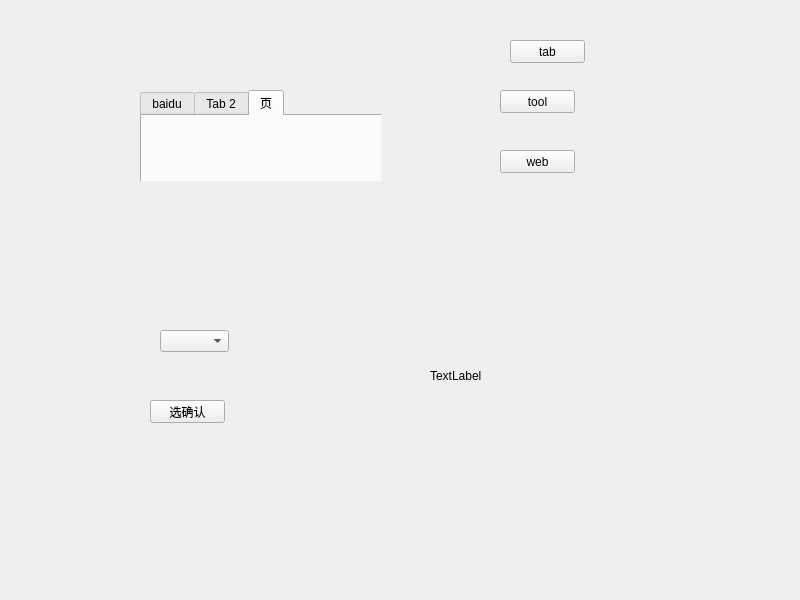
<?xml version="1.0" encoding="UTF-8"?>
<ui version="4.0">
 <class>Widget</class>
 <widget class="QWidget" name="Widget">
  <property name="geometry">
   <rect>
    <x>0</x>
    <y>0</y>
    <width>800</width>
    <height>600</height>
   </rect>
  </property>
  <property name="windowTitle">
   <string>Widget</string>
  </property>
  <widget class="QStackedWidget" name="stackedWidget">
   <property name="geometry">
    <rect>
     <x>100</x>
     <y>40</y>
     <width>281</width>
     <height>141</height>
    </rect>
   </property>
   <property name="currentIndex">
    <number>0</number>
   </property>
   <widget class="QWidget" name="page_5">
    <widget class="QTabWidget" name="tabWidget">
     <property name="geometry">
      <rect>
       <x>40</x>
       <y>50</y>
       <width>451</width>
       <height>411</height>
      </rect>
     </property>
     <property name="currentIndex">
      <number>2</number>
     </property>
     <widget class="QWidget" name="tab">
      <attribute name="title">
       <string>baidu</string>
      </attribute>
     </widget>
     <widget class="QWidget" name="tab_2">
      <attribute name="title">
       <string>Tab 2</string>
      </attribute>
     </widget>
     <widget class="QWidget" name="tab_3">
      <attribute name="title">
       <string>页</string>
      </attribute>
     </widget>
    </widget>
   </widget>
   <widget class="QWidget" name="page_6">
    <widget class="QScrollArea" name="scrollArea">
     <property name="geometry">
      <rect>
       <x>100</x>
       <y>50</y>
       <width>95</width>
       <height>288</height>
      </rect>
     </property>
     <property name="widgetResizable">
      <bool>true</bool>
     </property>
     <widget class="QWidget" name="scrollAreaWidgetContents">
      <property name="geometry">
       <rect>
        <x>0</x>
        <y>0</y>
        <width>93</width>
        <height>389</height>
       </rect>
      </property>
      <layout class="QVBoxLayout" name="verticalLayout">
       <item>
        <widget class="QPushButton" name="pushButton">
         <property name="text">
          <string>PushButton</string>
         </property>
        </widget>
       </item>
       <item>
        <widget class="QPushButton" name="pushButton_5">
         <property name="text">
          <string>PushButton</string>
         </property>
        </widget>
       </item>
       <item>
        <widget class="QPushButton" name="pushButton_4">
         <property name="text">
          <string>PushButton</string>
         </property>
        </widget>
       </item>
       <item>
        <widget class="QPushButton" name="pushButton_3">
         <property name="text">
          <string>PushButton</string>
         </property>
        </widget>
       </item>
       <item>
        <widget class="QPushButton" name="pushButton_2">
         <property name="text">
          <string>PushButton</string>
         </property>
        </widget>
       </item>
       <item>
        <widget class="QPushButton" name="pushButton_6">
         <property name="text">
          <string>PushButton</string>
         </property>
        </widget>
       </item>
       <item>
        <widget class="QPushButton" name="pushButton_7">
         <property name="text">
          <string>PushButton</string>
         </property>
        </widget>
       </item>
       <item>
        <widget class="QPushButton" name="pushButton_8">
         <property name="text">
          <string>PushButton</string>
         </property>
        </widget>
       </item>
       <item>
        <widget class="QPushButton" name="pushButton_9">
         <property name="text">
          <string>PushButton</string>
         </property>
        </widget>
       </item>
       <item>
        <widget class="QPushButton" name="pushButton_10">
         <property name="text">
          <string>PushButton</string>
         </property>
        </widget>
       </item>
       <item>
        <widget class="QPushButton" name="pushButton_13">
         <property name="text">
          <string>PushButton</string>
         </property>
        </widget>
       </item>
       <item>
        <widget class="QPushButton" name="pushButton_12">
         <property name="text">
          <string>PushButton</string>
         </property>
        </widget>
       </item>
       <item>
        <widget class="QPushButton" name="pushButton_11">
         <property name="text">
          <string>PushButton</string>
         </property>
        </widget>
       </item>
      </layout>
     </widget>
    </widget>
   </widget>
   <widget class="QWidget" name="page_7">
    <widget class="QToolBox" name="toolBox">
     <property name="geometry">
      <rect>
       <x>220</x>
       <y>150</y>
       <width>121</width>
       <height>251</height>
      </rect>
     </property>
     <property name="currentIndex">
      <number>3</number>
     </property>
     <widget class="QWidget" name="page">
      <property name="geometry">
       <rect>
        <x>0</x>
        <y>0</y>
        <width>121</width>
        <height>147</height>
       </rect>
      </property>
      <attribute name="label">
       <string>Page 1</string>
      </attribute>
     </widget>
     <widget class="QWidget" name="page_2">
      <property name="geometry">
       <rect>
        <x>0</x>
        <y>0</y>
        <width>121</width>
        <height>147</height>
       </rect>
      </property>
      <attribute name="label">
       <string>Page 2</string>
      </attribute>
     </widget>
     <widget class="QWidget" name="page_4">
      <attribute name="label">
       <string>页</string>
      </attribute>
     </widget>
     <widget class="QWidget" name="page_3">
      <attribute name="label">
       <string>页</string>
      </attribute>
      <widget class="QPushButton" name="pushButton_14">
       <property name="geometry">
        <rect>
         <x>10</x>
         <y>30</y>
         <width>75</width>
         <height>23</height>
        </rect>
       </property>
       <property name="text">
        <string>PushButton</string>
       </property>
      </widget>
     </widget>
    </widget>
   </widget>
  </widget>
  <widget class="QPushButton" name="btn_tabWidget">
   <property name="geometry">
    <rect>
     <x>510</x>
     <y>40</y>
     <width>75</width>
     <height>23</height>
    </rect>
   </property>
   <property name="text">
    <string>tab</string>
   </property>
  </widget>
  <widget class="QPushButton" name="btnTool">
   <property name="geometry">
    <rect>
     <x>500</x>
     <y>90</y>
     <width>75</width>
     <height>23</height>
    </rect>
   </property>
   <property name="text">
    <string>tool</string>
   </property>
  </widget>
  <widget class="QPushButton" name="btnWeb">
   <property name="geometry">
    <rect>
     <x>500</x>
     <y>150</y>
     <width>75</width>
     <height>23</height>
    </rect>
   </property>
   <property name="text">
    <string>web</string>
   </property>
  </widget>
  <widget class="QComboBox" name="comboBox">
   <property name="geometry">
    <rect>
     <x>160</x>
     <y>330</y>
     <width>69</width>
     <height>22</height>
    </rect>
   </property>
  </widget>
  <widget class="QPushButton" name="btnSeletQueren">
   <property name="geometry">
    <rect>
     <x>150</x>
     <y>400</y>
     <width>75</width>
     <height>23</height>
    </rect>
   </property>
   <property name="text">
    <string>选确认</string>
   </property>
  </widget>
  <widget class="QLabel" name="labelImage">
   <property name="geometry">
    <rect>
     <x>430</x>
     <y>350</y>
     <width>91</width>
     <height>51</height>
    </rect>
   </property>
   <property name="text">
    <string>TextLabel</string>
   </property>
  </widget>
 </widget>
 <resources/>
 <connections/>
</ui>
